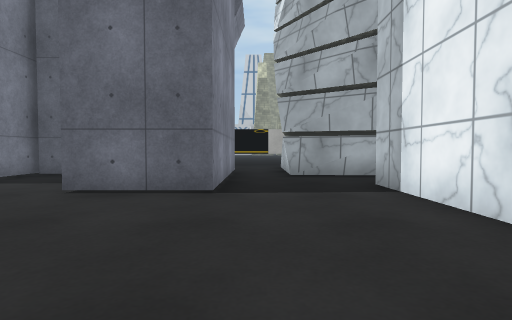
View 1 (above)

16 first-person views from a walk through a 3-D level made in the Unity game engine. The camera is 0.68 m above the floor, tilts 2° down and sees 80° across. The floor is counted in squares, 1 m on a side. Each view is taken from the middle of a square. On the plan, view 1 faces up. The plan holds only what a view shows up to about 10 squares ahead; the rest is blank. The place goes on beyond the plan. Some surface patterns are stand-ins.

View 2
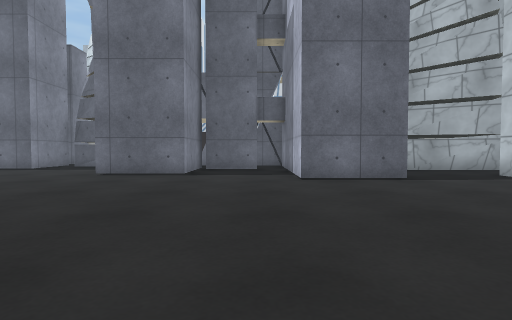

View 3
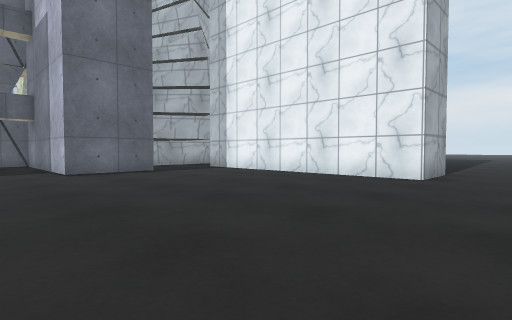

View 4
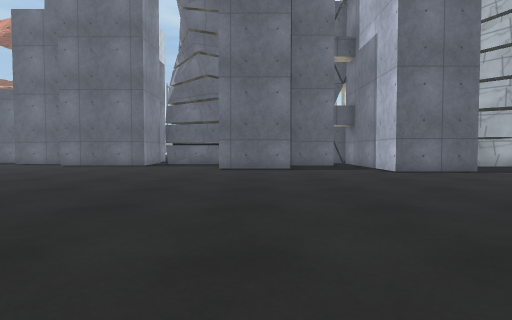

View 5
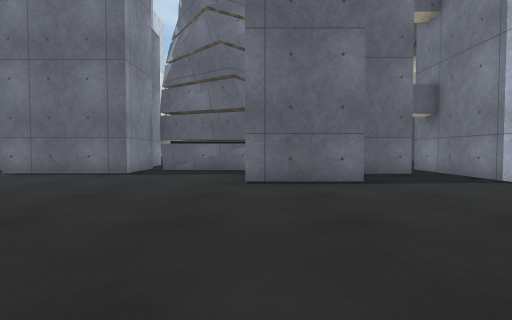

View 6
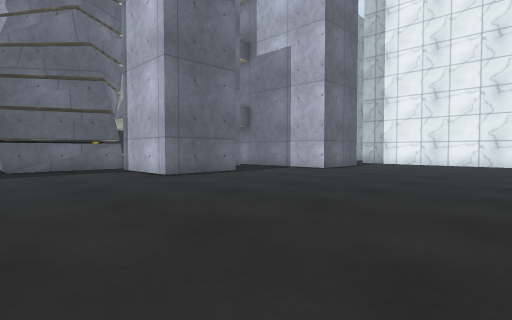

View 7
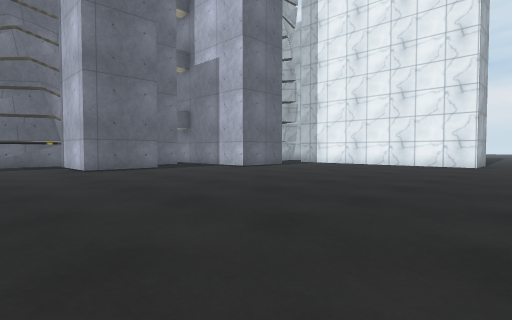

View 8
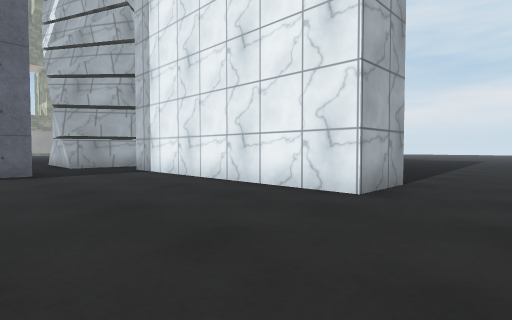

View 9
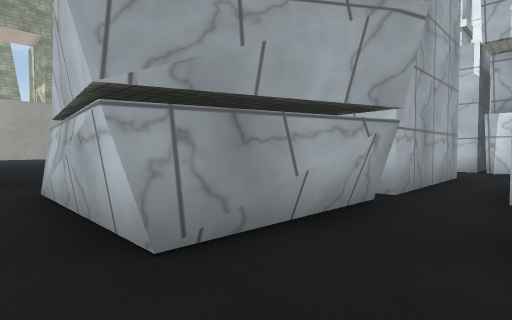

View 10
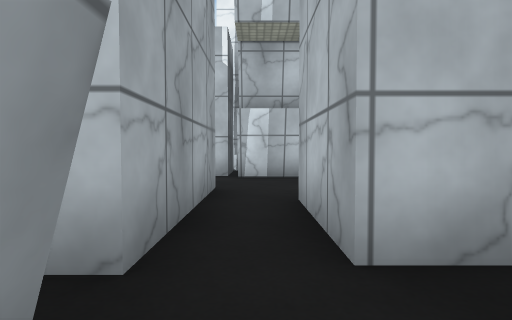

View 11
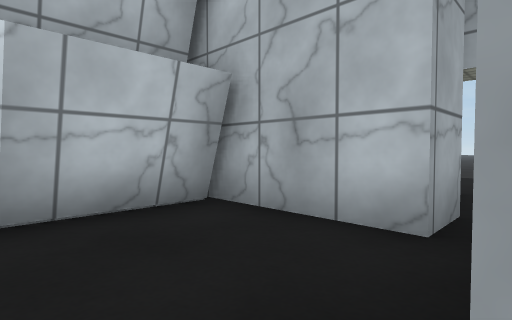

View 12
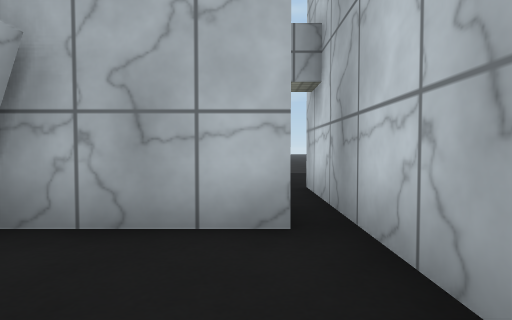

View 13
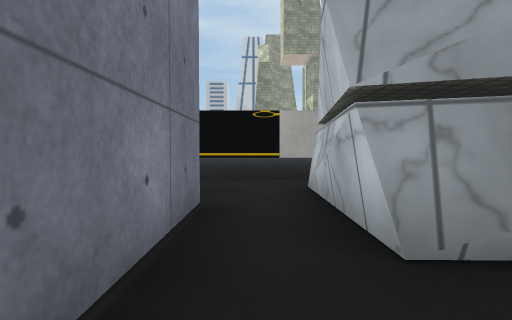

View 14
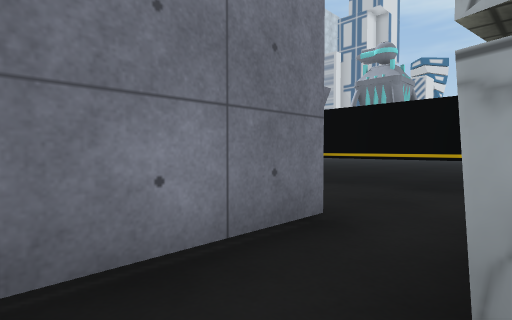

View 15
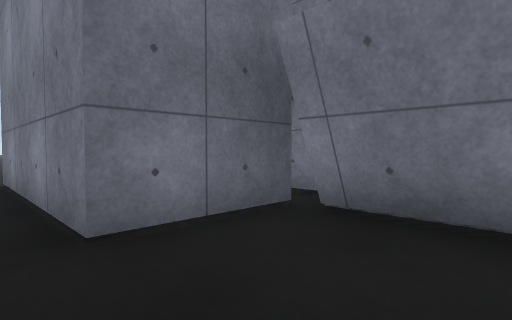

View 16
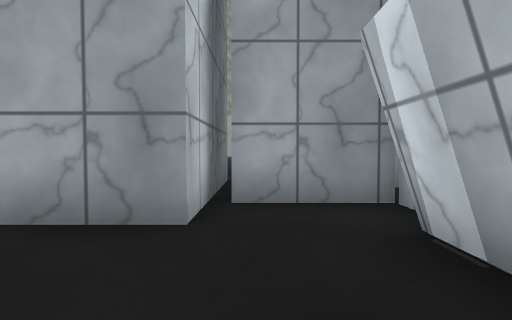

### Floor plan
Ten units are one square. View 1 is at (0, 0); x grows to the right and y downward. Boxes are objects, and circles mark ways between rooms. Rooms are numbered by the first view taken in them; rooms with no view inside come last. Other rooms are left out.
<svg viewBox="-131 -130 244 170">
<path fill="none" stroke="#000" d="M-39 -77 -57 -77M-59 -84 -59 -60 -82 -60 -82 -86M-81 -93 -114 -100 -114 -80 -126 -80M6 -78 8 -94M-82 -95 -110 -96M8 -78 8 -94M-7 -96 -7 -47 -30 -47 -30 -96M41 19 23 19 23 -60M36 -73 7 -82M40 -76 12 -76M48 -64 71 -64M74 -76 48 -76M17 -76 6 -80M40 -78 6 -78M108 -76 108 -88 86 -88M71 -60 71 -15M101 -45 101 -75M77 -44 106 -44M84 -116 84 -76 74 -76M103 -45 103 -75M-26 -119 -26 -100M8 -94 11 -118M8 -94 8 -113M-30 -96 -7 -96M14 -125 -25 -125M-27 -119 -27 -100"/>
<circle cx="70" cy="-70" r="3" fill="#2a7"/>
<circle cx="0" cy="-85" r="3" fill="#2a7"/>
<text x="-50" y="-20">1</text>
<text x="90" y="-70">2</text>
<text x="-10" y="-110">3</text>
</svg>
Room 1 opens to room 2. Room 1 opens to room 3.

Where each view was taken, in squares from view 1:
view 1: 0 up, 0 right, facing up
view 2: 2 down, 4 left, facing up
view 3: 4 down, 5 left, facing up-right
view 4: 4 down, 7 left, facing up
view 5: 0 up, 8 left, facing up
view 6: 1 down, 12 left, facing up-right
view 7: 4 down, 11 left, facing up-right
view 8: 4 down, 2 left, facing up-right
view 9: 6 up, 0 right, facing up-right
view 10: 7 up, 3 right, facing right
view 11: 7 up, 7 right, facing down-right
view 12: 7 up, 8 right, facing down
view 13: 6 up, 0 right, facing up
view 14: 7 up, 1 right, facing up-left
view 15: 12 up, 0 right, facing down-left
view 16: 5 up, 9 right, facing up
